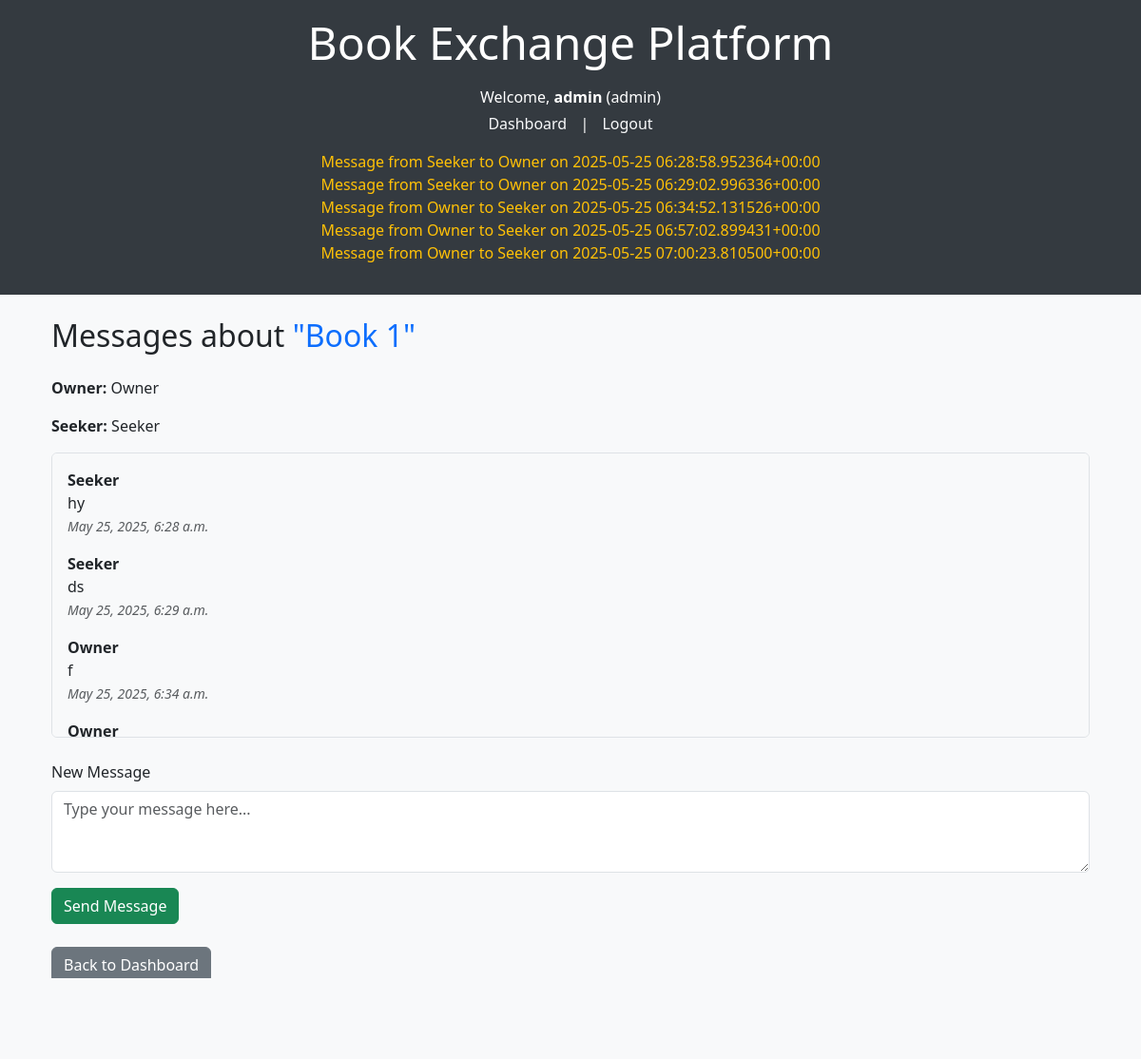
Screenshot of /owner/messages/1/2/2/ (signed in) with the database file from the repository.
### myapp/models.py (models this page shows, shortened)
class Message(models.Model):
    sender = models.ForeignKey(User, on_delete=models.CASCADE, related_name='sent_messages', help_text="The user sending the message")
    receiver = models.ForeignKey(User, on_delete=models.CASCADE, related_name='received_messages', help_text="The user receiving the message")
    book = models.ForeignKey(Books, on_delete=models.CASCADE, related_name='messages', blank=True, null=True, help_text="Optional: Book associated with the message")
    message_content = models.TextField(help_text="The content of the message")
    sent_at = models.DateTimeField(auto_now_add=True, help_text="Timestamp when the message was sent")
    def __str__(self):
        return f"Message from {self.sender.name} to {self.receiver.name} on {self.sent_at}"

class User(models.Model):
    ROLE_CHOICES = [
        ('owner', 'Owner'),
        ('seeker', 'Seeker'),
    ]
    name = models.CharField(max_length=255)
    email = models.EmailField(unique=True)
    password_hash = models.CharField(max_length=255)
    location = models.CharField(max_length=255)
    role = models.CharField(max_length=10, choices=ROLE_CHOICES)
    phone = models.CharField(max_length=20, blank=True)
    created_at = models.DateTimeField(auto_now_add=True)

class Books(models.Model):
    CONDITION_CHOICES = [
        ('New', 'New'),
        ('Good', 'Good'),
        ('Fair', 'Fair'),
    ]
    STATUS_CHOICES = [
        ('Available', 'Available'),
        ('Reserved', 'Reserved'),
        ('Not Available', 'Not Available'),
    ]
    title = models.CharField(
        max_length=255,
        null=False,
        blank=False,
        help_text="Enter the book title",
    )
    author = models.CharField(
        max_length=255,
        null=False,
        blank=False,
        help_text="Enter the book author",
    )
    genre = models.CharField(
        max_length=255,
        null=False,
        blank=False,
        help_text="Enter the genre of the book",
    )
    condition = models.CharField(
        max_length=50,
        choices=CONDITION_CHOICES,
        null=False,
        blank=False,
        help_text="Select the condition of the book (New, Good, Fair)",
    )
    location = models.TextField(
        null=False,
        blank=False,
        help_text="Enter the location of the book owner",
    )
    photo_url = models.ImageField(
        upload_to='images/',
        null=True,
        blank=True,
        help_text="Upload an image of the book",
    )
    owner = models.ForeignKey(
        User,
        on_delete=models.CASCADE,
        related_name='books',
        help_text="The user who owns the book",
    )
    status = models.CharField(
        max_length=50,
        choices=STATUS_CHOICES,
        null=False,
        blank=False,
        default='Available',
        help_text="Select the status of the book (Available, Reserved, Not Available)",
    )
    created_at = models.DateTimeField(
        auto_now_add=True,
        help_text="The timestamp when the book was added",
    )
    external_url = models.URLField(
        max_length=500,
        null=True,
        blank=True,
        help_text="Enter an optional link to the book (Amazon, Daraz, etc.)",
    )

### myapp/views.py (the view, shortened to what this page needs)
# urls.py: path('owner/messages/<int:owner_id>/<int:seeker_id>/<int:book_id>/', views.ownermessage_thread, name='owner_message_thread'),
def ownermessage_thread(request, owner_id, seeker_id, book_id):
    user_id = request.session.get('user_id')
    if not user_id:
        return redirect('login')
    user = User.objects.get(id=user_id)
    owner = get_object_or_404(User, id=owner_id)
    seeker = get_object_or_404(User, id=seeker_id)
    book = get_object_or_404(Books, id=book_id)
    if user != owner and user != seeker:
        messages.error(request, "You are not authorized to view this conversation.")
        return redirect('dashboard')
    messages_qs = Message.objects.filter(
        book=book
    ).filter(
        Q(sender=owner, receiver=seeker) | Q(sender=seeker, receiver=owner)
    ).order_by('sent_at')
    context = {
        'user': user,
        'owner': owner,
        'seeker': seeker,
        'book': book,
        'messages': messages_qs,
    }
    return render(request, 'owner/owner_message_thread.html', context)

### myapp/templates/owner/owner_message_thread.html (shortened to what this page needs)
{% extends 'base.html' %}
{% block content %}
<div class="container">
    <h2 class="my-4">Messages about <span class="text-primary">"{{ book.title }}"</span></h2>
    <div class="mb-3">
        <p><strong>Owner:</strong> {{ owner.name }}</p>
        <p><strong>Seeker:</strong> {{ seeker.name }}</p>
    </div>
    <div class="border rounded p-3 bg-light" style="height: 300px; overflow-y: auto;">
        {% for msg in messages %}
            <div class="mb-3">
                <div><strong>{{ msg.sender.name }}</strong></div>
                <div class="text-body">{{ msg.message_content }}</div>
                <small class="text-muted"><em>{{ msg.sent_at }}</em></small>
            </div>
        {% empty %}
            <p class="text-muted">No messages yet.</p>
        {% endfor %}
    </div>
    <form method="post" class="mt-4">
        <div class="mb-3">
            <label for="message_content" class="form-label">New Message</label>
            <textarea name="message_content" id="message_content" class="form-control" rows="3" placeholder="Type your message here..." required></textarea>
        </div>
        <button type="submit" class="btn btn-success">Send Message</button>
    </form>
    <div class="mt-4">
        <a href="{% url 'dashboard' %}" class="btn btn-secondary">Back to Dashboard</a>
    </div>
</div>
{% endblock %}

### myapp/templates/base.html (shortened to what this page needs)
<!DOCTYPE html>
<html lang="en">
<head>
    <link href="https://cdn.jsdelivr.net/npm/bootstrap@5.3.3/dist/css/bootstrap.min.css" rel="stylesheet">
</head>
<body>
<header class="text-center">
    <div class="container">
        <h1 class="display-5">Book Exchange Platform</h1>
        <nav class="mt-3">
            {% if request.session.user_id %}
                <p class="mb-1">Welcome, <strong>{{ request.session.user_name }}</strong> ({{ request.session.user_role }})</p>
                <a href="{% url 'dashboard' %}">Dashboard</a>
                | <a href="{% url 'logout' %}">Logout</a>
            {% else %}
                <a href="{% url 'index' %}">Home</a>
                | <a href="{% url 'login' %}">Login</a>
                | <a href="{% url 'register' %}">Register</a>
            {% endif %}
        </nav>
        {% if messages %}
            <div class="messages">
                <ul class="list-unstyled text-warning">
                    {% for message in messages %}
                        <li>{{ message }}</li>
                    {% endfor %}
                </ul>
            </div>
        {% endif %}
    </div>
</header>
<main class="container my-4">
    {% block content %}{% endblock %}
</main>
<footer class="text-center">
    <p class="mb-0">&copy; 2025 Book Exchange</p>
</footer>
</body>
</html>

### myapp/templates/base.html (style rules this page uses)
body { background-color: #f8f9fa; }
header, footer { background-color: #343a40; color: white; padding: 1rem 0; }
nav a { color: #f8f9fa; margin: 0 10px; text-decoration: none; }
.messages { margin-top: 1rem; }

### rows the page displays
Message: sender+receiver+sent_at "Message from Seeker to Owner on 2025-05-25 06:28:58.952364+00:00", sender.name "Seeker", message_content "hy", sent_at "May 25, 2025, 6:28 a.m."
Message: sender+receiver+sent_at "Message from Seeker to Owner on 2025-05-25 06:29:02.996336+00:00", sender.name "Seeker", message_content "ds", sent_at "May 25, 2025, 6:29 a.m."
Message: sender+receiver+sent_at "Message from Owner to Seeker on 2025-05-25 06:34:52.131526+00:00", sender.name "Owner", message_content "f", sent_at "May 25, 2025, 6:34 a.m."
Message: sender+receiver+sent_at "Message from Owner to Seeker on 2025-05-25 06:57:02.899431+00:00", sender.name "Owner"
Message: sender+receiver+sent_at "Message from Owner to Seeker on 2025-05-25 07:00:23.810500+00:00"
Books: title "Book 1"
User: name "Owner"
User: name "Seeker"

### other values shown
{{ request.session.user_name }} "admin"
{{ request.session.user_role }} "admin"
